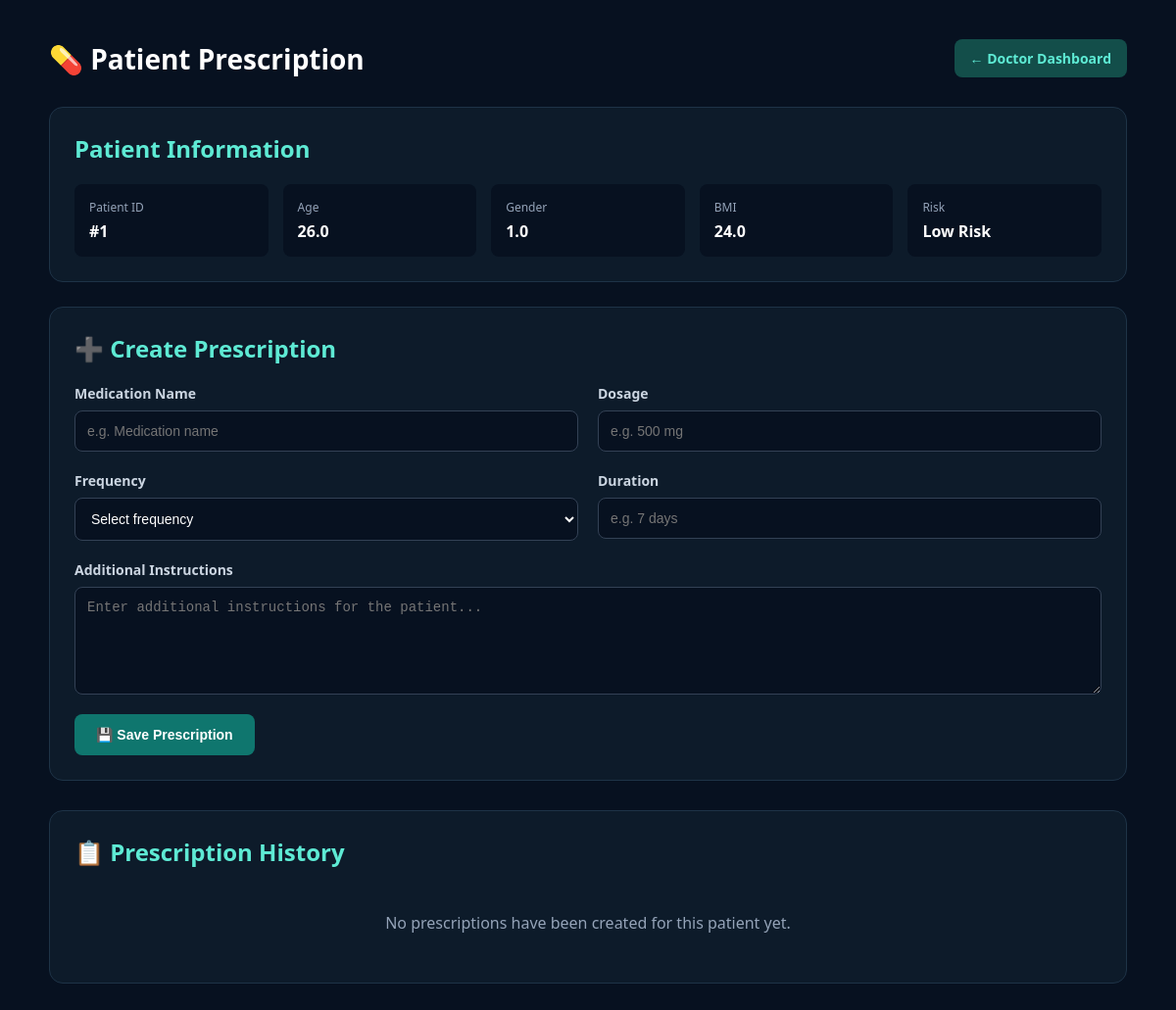
/doctor/patient/1/prescription (signed in), run on the app's committed database.
### app.py (models this page shows)
class Patient(db.Model):
    id = db.Column(
        db.Integer,
        primary_key=True
    )
    patient_code = db.Column(
        db.String(50),
        nullable=True,
        index=True
    )
    age = db.Column(
        db.Float
    )
    gender = db.Column(
        db.Float
    )
    bmi = db.Column(
        db.Float
    )
    systolic = db.Column(
        db.Float
    )
    diastolic = db.Column(
        db.Float
    )
    cholesterol = db.Column(
        db.Float
    )
    risk = db.Column(
        db.String(50)
    )
    probability = db.Column(
        db.Float
    )
    date = db.Column(
        db.DateTime,
        default=datetime.utcnow
    )

### app.py (the view, shortened to what this page needs)
@app.route(
    "/doctor/patient/<int:patient_id>/prescription",
    methods=["GET", "POST"]
)
def prescription(patient_id):
    if "role" not in session:
        return redirect(
            "/login"
        )
    if session["role"] not in [
        "doctor",
        "admin"
    ]:
        return "Access Denied"
    patient = Patient.query.get_or_404(
        patient_id
    )
    prescriptions = Prescription.query.filter_by(
        patient_id=patient.id
    ).order_by(
        Prescription.created_at.desc()
    ).all()
    return render_template(
        "prescription.html",
        patient=patient,
        prescriptions=prescriptions
    )

### templates/prescription.html (shortened to what this page needs)
<!DOCTYPE html>
<html lang="en">
<head>
</head>
<body>
<div class="container">
    <div class="top-bar">
        <h1>💊 Patient Prescription</h1>
        <a href="{{ url_for('doctor_dashboard') }}"
           class="back-button">
            ← Doctor Dashboard
        </a>
    </div>
    <div class="patient-card">
        <h2>Patient Information</h2>
        <div class="patient-info">
            <div class="info-box">
                <span class="info-label">
                    Patient ID
                </span>
                <span class="info-value">
                    #{{ patient.id }}
                </span>
            </div>
            <div class="info-box">
                <span class="info-label">
                    Age
                </span>
                <span class="info-value">
                    {{ patient.age }}
                </span>
            </div>
            <div class="info-box">
                <span class="info-label">
                    Gender
                </span>
                <span class="info-value">
                    {{ patient.gender }}
                </span>
            </div>
            <div class="info-box">
                <span class="info-label">
                    BMI
                </span>
                <span class="info-value">
                    {{ patient.bmi }}
                </span>
            </div>
            <div class="info-box">
                <span class="info-label">
                    Risk
                </span>
                <span class="info-value">
                    {{ patient.risk }}
                </span>
            </div>
        </div>
    </div>
    <div class="form-card">
        <h2>➕ Create Prescription</h2>
        <form method="POST">
            <div class="form-grid">
                <div class="form-group">
                    <label for="medication">
                        Medication Name
                    </label>
                    <input
                        type="text"
                        id="medication"
                        name="medication"
                        placeholder="e.g. Medication name"
                        required
                    >
                </div>
                <div class="form-group">
                    <label for="dosage">
                        Dosage
                    </label>
                    <input
                        type="text"
                        id="dosage"
                        name="dosage"
                        placeholder="e.g. 500 mg"
                        required
                    >
                </div>
                <div class="form-group">
                    <label for="frequency">
                        Frequency
                    </label>
                    <select
                        id="frequency"
                        name="frequency"
                        required
                    >
                        <option value="">
                            Select frequency
                        </option>
                    </select>
                </div>
                <div class="form-group">
                    <label for="duration">
                        Duration
                    </label>
                    <input
                        type="text"
                        id="duration"
                        name="duration"
                        placeholder="e.g. 7 days"
                        required
                    >
                </div>
                <div class="form-group full">
                    <label for="instructions">
                        Additional Instructions
                    </label>
                    <textarea
                        id="instructions"
                        name="instructions"
                        placeholder="Enter additional instructions for the patient..."
                    ></textarea>
                </div>
            </div>
            <button
                type="submit"
                class="save-button"
            >
                💾 Save Prescription
            </button>
        </form>
    </div>
    <div class="history-card">
        <h2>📋 Prescription History</h2>
        {% if prescriptions %}
            {% for prescription in prescriptions %}
                <div class="prescription">
                    <div class="prescription-header">
                        <div class="medication">
                            💊 {{ prescription.medication }}
                        </div>
                        <div class="date">
                            {{ prescription.created_at.strftime("%d %b %Y, %H:%M") }}
                        </div>
                    </div>
                    <div class="prescription-row">
                        <div class="prescription-item">
                            <strong>
                                DOSAGE
                            </strong>
                            <span>
                                {{ prescription.dosage }}
                            </span>
                        </div>
                        <div class="prescription-item">
                            <strong>
                                FREQUENCY
                            </strong>
                            <span>
                                {{ prescription.frequency }}
                            </span>
                        </div>
                        <div class="prescription-item">
                            <strong>
                                DURATION
                            </strong>
                            <span>
                                {{ prescription.duration }}
                            </span>
                        </div>
                    </div>
                    {% if prescription.instructions %}
                    <div class="instructions">
                        <strong>
                            Instructions:
                        </strong>
                        {{ prescription.instructions }}
                    </div>
                    {% endif %}
                </div>
            {% endfor %}
        {% else %}
            <div class="no-prescriptions">
                No prescriptions have been created for this patient yet.
            </div>
        {% endif %}
    </div>
</div>
</body>
</html>

### templates/prescription.html (style rules this page uses)
* { box-sizing: border-box; }
body { margin: 0; font-family: "Segoe UI", Arial, sans-serif; background: #071120; color: white; }
.container { width: 92%; max-width: 1100px; margin: 40px auto; }
.top-bar { display: flex; justify-content: space-between; align-items: center; margin-bottom: 30px; }
.top-bar h1 { margin: 0; font-size: 28px; }
.back-button { background: #134e4a; color: #5eead4; text-decoration: none; padding: 10px 16px; border-radius: 8px; font-size: 14px; font-weight: 600; }
.patient-card { background: #0d1b2a; border: 1px solid #1e3347; border-radius: 14px; padding: 25px; margin-bottom: 25px; }
.patient-card h2 { margin-top: 0; color: #5eead4; }
.patient-info { display: grid; grid-template-columns: repeat(5, 1fr); gap: 15px; }
.info-box { background: #071120; padding: 15px; border-radius: 8px; }
.info-label { display: block; color: #94a3b8; font-size: 12px; margin-bottom: 5px; }
.info-value { font-size: 16px; font-weight: 600; }
.form-card { background: #0d1b2a; border: 1px solid #1e3347; border-radius: 14px; padding: 25px; margin-bottom: 30px; }
.form-card h2 { margin-top: 0; color: #5eead4; }
.form-grid { display: grid; grid-template-columns: 1fr 1fr; gap: 20px; }
.form-group { display: flex; flex-direction: column; }
.form-group.full { grid-column: 1 / -1; }
label { margin-bottom: 8px; color: #cbd5e1; font-size: 14px; font-weight: 600; }
input, textarea, select { width: 100%; padding: 12px; border-radius: 8px; border: 1px solid #334155; background: #071120; color: white; outline: none; font-size: 14px; }
textarea { min-height: 110px; resize: vertical; }
.save-button { margin-top: 20px; background: #0f766e; color: white; border: none; padding: 13px 22px; border-radius: 8px; cursor: pointer; font-size: 14px; font-weight: 600; }
.history-card { background: #0d1b2a; border: 1px solid #1e3347; border-radius: 14px; padding: 25px; }
.history-card h2 { color: #5eead4; margin-top: 0; }
.no-prescriptions { color: #94a3b8; text-align: center; padding: 25px; }

### data on the page
Patient: id "1", age "26.0", gender "1.0", bmi "24.0", risk "Low Risk"
